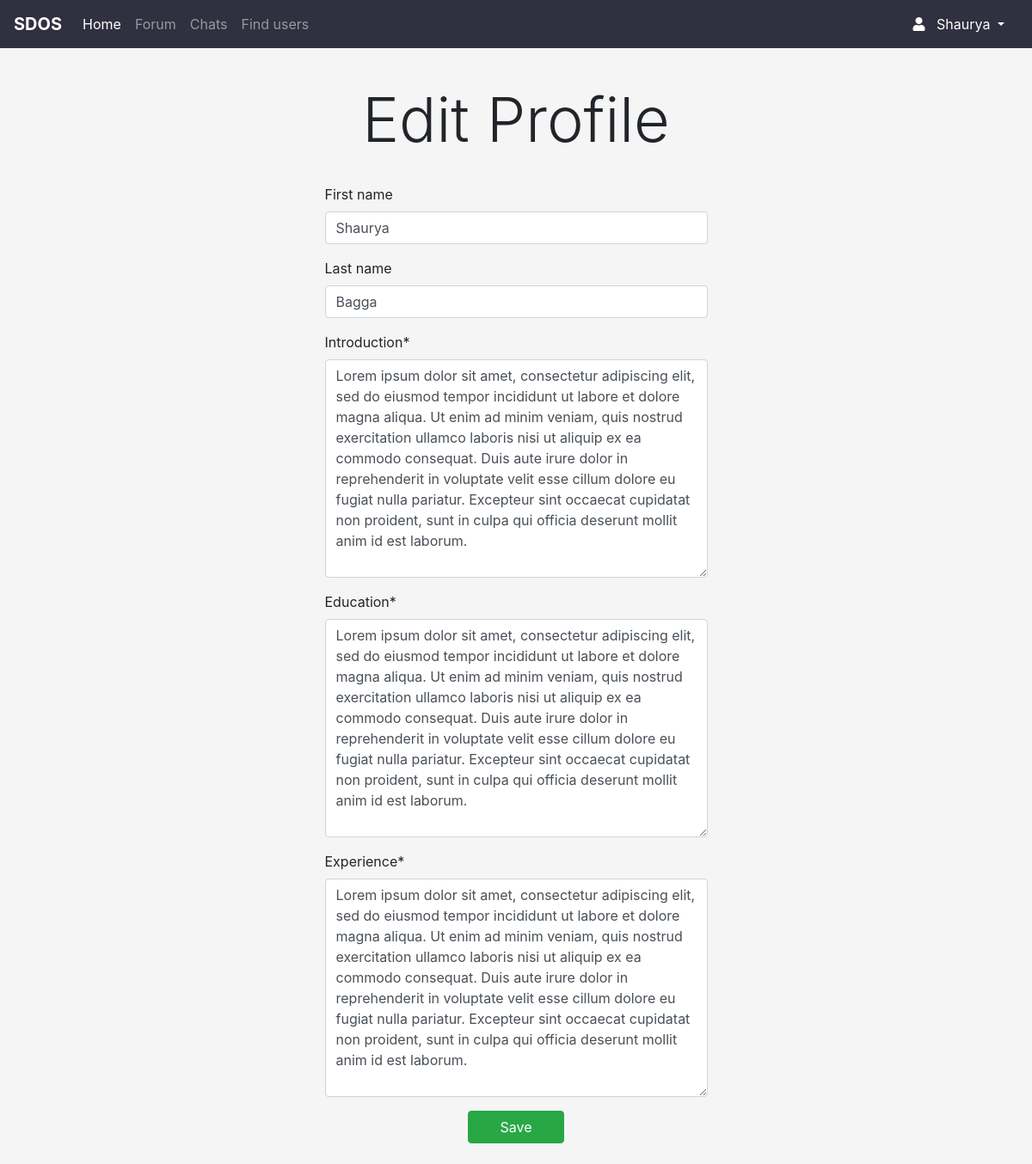
Page /users/edit_profile/ (signed in) on the committed database.
### users/models.py (models this page shows, shortened)
class User(AbstractUser):
	is_admin = models.BooleanField(default=False)

class Account(models.Model):
	user = models.OneToOneField(User, on_delete=models.CASCADE)
	age = models.IntegerField(
		null=True,
		validators=[
			validators.MinValueValidator(16),
			validators.MaxValueValidator(100),
		]
	)
	MALE = 'M'
	FEMALE = 'F'
	PREFER_NOT_TO_SAY = '-'
	GENDER_CHOICES = [
		(MALE, 'Male'),
		(FEMALE, 'Female'),
		(PREFER_NOT_TO_SAY, 'Prefer not to say'),
	]
	gender = models.CharField(max_length=1, choices=GENDER_CHOICES, default=PREFER_NOT_TO_SAY)
	STUDENT = 'S'
	FACULTY = 'F'
	DESIGNATION_CHOICES = [
		(STUDENT, 'Student'),
		(FACULTY, 'Faculty'),
	]
	designation = models.CharField(max_length=1, choices=DESIGNATION_CHOICES, null=True)
	mobile = models.CharField(
		max_length=10,
		null=True,
		validators=[
			validators.MinLengthValidator(10),
		]
	)
	introduction = models.TextField(max_length=512, null=True)
	education = models.TextField(max_length=512, null=True)
	experience = models.TextField(max_length=512, null=True)
	expertise = models.TextField(max_length=512, null=True)
	social_handles = models.TextField(max_length=512, null=True)
	rating = models.DecimalField(
		null=True,
		max_digits=3,
		decimal_places=1,
		validators=[
			validators.MinValueValidator(0.0),
			validators.MaxValueValidator(5.0),
		]
	)
	is_mentor = models.BooleanField(default=False)
	is_mentee = models.BooleanField(default=False)

### users/views.py (the view)
# urls.py: path("edit_profile/", user_views.edit_profile, name="edit_profile"),
@login_required
def edit_profile(request):
	initial_dict_name_form = {
		"first_name": request.user.first_name,
		"last_name": request.user.last_name,
	}
	initial_dict_details_form = {
		"introduction": request.user.account.introduction,
		"education": request.user.account.education,
		"experience": request.user.account.experience
	}
	if request.method == "POST":
		name_form = EditNameForm(request.POST or None, initial = initial_dict_name_form)
		details_form = EditDetailsForm(request.POST or None, initial = initial_dict_details_form)
		if name_form.is_valid() and details_form.is_valid():
			user = request.user
			user.first_name = name_form.cleaned_data["first_name"]
			user.last_name = name_form.cleaned_data["last_name"]
			user.account.introduction = details_form.cleaned_data["introduction"]
			user.account.education = details_form.cleaned_data["education"]
			user.account.experience = details_form.cleaned_data["experience"]
			user.save()
			user.account.save()
			return redirect("homepage")
	else:
		name_form = EditNameForm(request.POST or None, initial = initial_dict_name_form)
		details_form = EditDetailsForm(request.POST or None, initial = initial_dict_details_form)
	context = {
		"name_form" : name_form,
		"details_form": details_form
	}
	return render(request, "users/edit_profile.html", context)

### users/forms.py
class EditNameForm(forms.ModelForm):
	class Meta:
		model = User
		fields = ("first_name", "last_name")

class EditDetailsForm(forms.ModelForm):
	class Meta:
		model = Account
		fields = ("introduction", "education", "experience")

### users/templates/users/edit_profile.html (shortened to what this page needs)
{% extends "home/base.html" %}
{% load crispy_forms_tags %}
{% block content %}
<div class="container" style="margin-top: 5vh;">
	<div class="row justify-content-center">
		<div class="col-5">
			<center>
				<h1 class="display-3">Edit Profile</h1>
			</center>
			<br />
			<form method="POST" action="{% url 'edit_profile' %}">
				{{ name_form|crispy }}
				{{ details_form|crispy }}
				<center>
					<input type="submit" class="btn btn-success col-3" value="Save"></input>
				</center>
			</form>
		</div>
	</div>
</div>
{% endblock content %}

### home/templates/home/base.html (shortened to what this page needs)
<!DOCTYPE html>
<html lang="en">
<head>
	<link rel="stylesheet" href="https://cdn.jsdelivr.net/npm/bootstrap@4.5.3/dist/css/bootstrap.min.css">
	<link rel="stylesheet" href="https://cdnjs.cloudflare.com/ajax/libs/font-awesome/5.15.1/css/all.min.css">
</head>
<body style="background-color: whitesmoke; height: 100%;">
<nav id="baseNav" class="navbar navbar-expand-lg navbar-fixed-top navbar-dark">
	<a class="navbar-brand" href="{% url 'homepage' %}">
		<strong>SDOS</strong>
	</a>
	<div class="collapse navbar-collapse" id="navbarSupportedContent">
		<ul class="navbar-nav mr-auto">
			<li class="nav-item active">
				<a class="nav-link" href="{% url 'homepage' %}">
					Home
				</a>
			</li>
			{% if user.is_authenticated %}
				<li class="nav-item">
					<a class="nav-link" href="#">
						Forum
					</a>
				</li>
				<li class="nav-item">
					<a class="nav-link" href="{% url 'chat' %}">
						Chats
					</a>
				</li>
				<li class="nav-item">
					<a class="nav-link" href="{% url 'search_users' %}">
						Find users
					</a>
				</li>
			{% endif %}
		</ul>
		{% if user.is_authenticated %}
			<div class="nav-item dropdown">
				<a class="nav-link dropdown-toggle" id="navbarDropdown" role="button" data-toggle="dropdown" aria-haspopup="true"
					aria-expanded="false" style="text-align: right; width: 13rem; color: white">
					<i class="fas fa-user" style="color: white"></i> &nbsp
					<span>{{ user.first_name }}</span>
				</a>
			</div>
		{% endif %}
	</div>
</nav>
{% block content %}{% endblock content %}
</body>
</html>

### home/templates/home/base.html (style rules this page uses)
nav { background-color: #303040; }

### rows in the picture
User: first_name "Shaurya", last_name "Bagga"
Account: introduction "Lorem ipsum dolor sit amet, consectetur adipiscing elit, sed do eiusmod tempor incididunt ut labore et dolore magna aliqua. Ut enim ad minim veniam, quis nostrud exercitation ullamco laboris nisi ut aliquip ex ea commodo consequat. Duis aute irure dolor in reprehenderit in voluptate velit esse cillum dolore eu fugiat nulla pariatur. Excepteur sint occaecat cupidatat non proident, sunt in culpa qui officia deserunt mollit anim id est laborum.", education "Lorem ipsum dolor sit amet, consectetur adipiscing elit, sed do eiusmod tempor incididunt ut labore et dolore magna aliqua. Ut enim ad minim veniam, quis nostrud exercitation ullamco laboris nisi ut aliquip ex ea commodo consequat. Duis aute irure dolor in reprehenderit in voluptate velit esse cillum dolore eu fugiat nulla pariatur. Excepteur sint occaecat cupidatat non proident, sunt in culpa qui officia deserunt mollit anim id est laborum.", experience "Lorem ipsum dolor sit amet, consectetur adipiscing elit, sed do eiusmod tempor incididunt ut labore et dolore magna aliqua. Ut enim ad minim veniam, quis nostrud exercitation ullamco laboris nisi ut aliquip ex ea commodo consequat. Duis aute irure dolor in reprehenderit in voluptate velit esse cillum dolore eu fugiat nulla pariatur. Excepteur sint occaecat cupidatat non proident, sunt in culpa qui officia deserunt mollit anim id est laborum."
